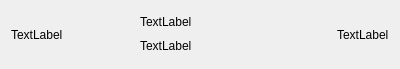
<?xml version="1.0" encoding="UTF-8"?>
<ui version="4.0">
 <class>widgetitem</class>
 <widget class="QWidget" name="widgetitem">
  <property name="geometry">
   <rect>
    <x>0</x>
    <y>0</y>
    <width>400</width>
    <height>69</height>
   </rect>
  </property>
  <property name="sizePolicy">
   <sizepolicy hsizetype="Minimum" vsizetype="Minimum">
    <horstretch>0</horstretch>
    <verstretch>0</verstretch>
   </sizepolicy>
  </property>
  <property name="minimumSize">
   <size>
    <width>100</width>
    <height>50</height>
   </size>
  </property>
  <property name="windowTitle">
   <string>widgetitem</string>
  </property>
  <layout class="QHBoxLayout" name="horizontalLayout">
   <item>
    <widget class="QLabel" name="label">
     <property name="sizePolicy">
      <sizepolicy hsizetype="Minimum" vsizetype="Minimum">
       <horstretch>0</horstretch>
       <verstretch>0</verstretch>
      </sizepolicy>
     </property>
     <property name="text">
      <string>TextLabel</string>
     </property>
    </widget>
   </item>
   <item>
    <spacer name="horizontalSpacer_2">
     <property name="orientation">
      <enum>Qt::Horizontal</enum>
     </property>
     <property name="sizeHint" stdset="0">
      <size>
       <width>40</width>
       <height>20</height>
      </size>
     </property>
    </spacer>
   </item>
   <item>
    <layout class="QVBoxLayout" name="verticalLayout">
     <property name="spacing">
      <number>0</number>
     </property>
     <item>
      <widget class="QLabel" name="label_2">
       <property name="sizePolicy">
        <sizepolicy hsizetype="Minimum" vsizetype="Minimum">
         <horstretch>0</horstretch>
         <verstretch>0</verstretch>
        </sizepolicy>
       </property>
       <property name="minimumSize">
        <size>
         <width>120</width>
         <height>20</height>
        </size>
       </property>
       <property name="text">
        <string>TextLabel</string>
       </property>
      </widget>
     </item>
     <item>
      <widget class="QLabel" name="label_3">
       <property name="sizePolicy">
        <sizepolicy hsizetype="Minimum" vsizetype="Minimum">
         <horstretch>0</horstretch>
         <verstretch>0</verstretch>
        </sizepolicy>
       </property>
       <property name="minimumSize">
        <size>
         <width>120</width>
         <height>25</height>
        </size>
       </property>
       <property name="text">
        <string>TextLabel</string>
       </property>
      </widget>
     </item>
    </layout>
   </item>
   <item>
    <spacer name="horizontalSpacer">
     <property name="orientation">
      <enum>Qt::Horizontal</enum>
     </property>
     <property name="sizeHint" stdset="0">
      <size>
       <width>40</width>
       <height>20</height>
      </size>
     </property>
    </spacer>
   </item>
   <item>
    <widget class="QLabel" name="label_4">
     <property name="sizePolicy">
      <sizepolicy hsizetype="Minimum" vsizetype="Minimum">
       <horstretch>0</horstretch>
       <verstretch>0</verstretch>
      </sizepolicy>
     </property>
     <property name="minimumSize">
      <size>
       <width>0</width>
       <height>30</height>
      </size>
     </property>
     <property name="maximumSize">
      <size>
       <width>16777215</width>
       <height>35</height>
      </size>
     </property>
     <property name="text">
      <string>TextLabel</string>
     </property>
    </widget>
   </item>
  </layout>
 </widget>
 <layoutdefault spacing="6" margin="11"/>
 <resources/>
 <connections/>
</ui>
